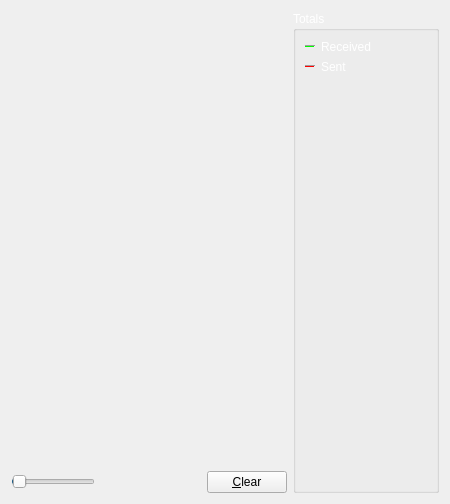
     <widget class="QWidget" name="tab_nettraffic">
      <attribute name="title">
       <string>&amp;Network Traffic</string>
      </attribute>
      <layout class="QHBoxLayout" name="horizontalLayout_3">
       <item>
        <layout class="QVBoxLayout" name="verticalLayout_4">
         <item>
          <widget class="TrafficGraphWidget" name="trafficGraph" native="true">
           <property name="sizePolicy">
            <sizepolicy hsizetype="Expanding" vsizetype="Expanding">
             <horstretch>0</horstretch>
             <verstretch>0</verstretch>
            </sizepolicy>
           </property>
          </widget>
         </item>
         <item>
          <layout class="QHBoxLayout" name="horizontalLayout_2">
           <item>
            <widget class="QSlider" name="sldGraphRange">
             <property name="minimum">
              <number>1</number>
             </property>
             <property name="maximum">
              <number>288</number>
             </property>
             <property name="pageStep">
              <number>12</number>
             </property>
             <property name="value">
              <number>6</number>
             </property>
             <property name="orientation">
              <enum>Qt::Horizontal</enum>
             </property>
            </widget>
           </item>
           <item>
            <widget class="QLabel" name="lblGraphRange">
             <property name="minimumSize">
              <size>
               <width>100</width>
               <height>0</height>
              </size>
             </property>
             <property name="palette">
              <palette>
               <active>
                <colorrole role="WindowText">
                 <brush brushstyle="SolidPattern">
                  <color alpha="255">
                   <red>255</red>
                   <green>255</green>
                   <blue>255</blue>
                  </color>
                 </brush>
                </colorrole>
               </active>
               <inactive>
                <colorrole role="WindowText">
                 <brush brushstyle="SolidPattern">
                  <color alpha="255">
                   <red>255</red>
                   <green>255</green>
                   <blue>255</blue>
                  </color>
                 </brush>
                </colorrole>
               </inactive>
               <disabled>
                <colorrole role="WindowText">
                 <brush brushstyle="SolidPattern">
                  <color alpha="255">
                   <red>120</red>
                   <green>120</green>
                   <blue>120</blue>
                  </color>
                 </brush>
                </colorrole>
               </disabled>
              </palette>
             </property>
             <property name="alignment">
              <set>Qt::AlignCenter</set>
             </property>
            </widget>
           </item>
           <item>
            <widget class="QPushButton" name="btnClearTrafficGraph">
             <property name="text">
              <string>&amp;Clear</string>
             </property>
             <property name="autoDefault">
              <bool>false</bool>
             </property>
            </widget>
           </item>
          </layout>
         </item>
        </layout>
       </item>
       <item>
        <layout class="QVBoxLayout" name="verticalLayout">
         <item>
          <widget class="QGroupBox" name="groupBox">
           <property name="palette">
            <palette>
             <active>
              <colorrole role="WindowText">
               <brush brushstyle="SolidPattern">
                <color alpha="255">
                 <red>255</red>
                 <green>255</green>
                 <blue>255</blue>
                </color>
               </brush>
              </colorrole>
             </active>
             <inactive>
              <colorrole role="WindowText">
               <brush brushstyle="SolidPattern">
                <color alpha="255">
                 <red>255</red>
                 <green>255</green>
                 <blue>255</blue>
                </color>
               </brush>
              </colorrole>
             </inactive>
             <disabled>
              <colorrole role="WindowText">
               <brush brushstyle="SolidPattern">
                <color alpha="255">
                 <red>120</red>
                 <green>120</green>
                 <blue>120</blue>
                </color>
               </brush>
              </colorrole>
             </disabled>
            </palette>
           </property>
           <property name="title">
            <string>Totals</string>
           </property>
           <layout class="QVBoxLayout" name="verticalLayout_5">
            <item>
             <layout class="QHBoxLayout" name="horizontalLayout_4">
              <item>
               <widget class="Line" name="line">
                <property name="sizePolicy">
                 <sizepolicy hsizetype="Fixed" vsizetype="Fixed">
                  <horstretch>0</horstretch>
                  <verstretch>0</verstretch>
                 </sizepolicy>
                </property>
                <property name="minimumSize">
                 <size>
                  <width>10</width>
                  <height>0</height>
                 </size>
                </property>
                <property name="palette">
                 <palette>
                  <active>
                   <colorrole role="Light">
                    <brush brushstyle="SolidPattern">
                     <color alpha="255">
                      <red>0</red>
                      <green>255</green>
                      <blue>0</blue>
                     </color>
                    </brush>
                   </colorrole>
                  </active>
                  <inactive>
                   <colorrole role="Light">
                    <brush brushstyle="SolidPattern">
                     <color alpha="255">
                      <red>0</red>
                      <green>255</green>
                      <blue>0</blue>
                     </color>
                    </brush>
                   </colorrole>
                  </inactive>
                  <disabled>
                   <colorrole role="Light">
                    <brush brushstyle="SolidPattern">
                     <color alpha="255">
                      <red>0</red>
                      <green>255</green>
                      <blue>0</blue>
                     </color>
                    </brush>
                   </colorrole>
                  </disabled>
                 </palette>
                </property>
                <property name="orientation">
                 <enum>Qt::Horizontal</enum>
                </property>
               </widget>
              </item>
              <item>
               <widget class="QLabel" name="label_16">
                <property name="palette">
                 <palette>
                  <active>
                   <colorrole role="WindowText">
                    <brush brushstyle="SolidPattern">
                     <color alpha="255">
                      <red>255</red>
                      <green>255</green>
                      <blue>255</blue>
                     </color>
                    </brush>
                   </colorrole>
                  </active>
                  <inactive>
                   <colorrole role="WindowText">
                    <brush brushstyle="SolidPattern">
                     <color alpha="255">
                      <red>255</red>
                      <green>255</green>
                      <blue>255</blue>
                     </color>
                    </brush>
                   </colorrole>
                  </inactive>
                  <disabled>
                   <colorrole role="WindowText">
                    <brush brushstyle="SolidPattern">
                     <color alpha="255">
                      <red>120</red>
                      <green>120</green>
                      <blue>120</blue>
                     </color>
                    </brush>
                   </colorrole>
                  </disabled>
                 </palette>
                </property>
                <property name="text">
                 <string>Received</string>
                </property>
               </widget>
              </item>
              <item>
               <widget class="QLabel" name="lblBytesIn">
                <property name="minimumSize">
                 <size>
                  <width>50</width>
                  <height>0</height>
                 </size>
                </property>
                <property name="palette">
                 <palette>
                  <active>
                   <colorrole role="WindowText">
                    <brush brushstyle="SolidPattern">
                     <color alpha="255">
                      <red>255</red>
                      <green>255</green>
                      <blue>255</blue>
                     </color>
                    </brush>
                   </colorrole>
                  </active>
                  <inactive>
                   <colorrole role="WindowText">
                    <brush brushstyle="SolidPattern">
                     <color alpha="255">
                      <red>255</red>
                      <green>255</green>
                      <blue>255</blue>
                     </color>
                    </brush>
                   </colorrole>
                  </inactive>
                  <disabled>
                   <colorrole role="WindowText">
                    <brush brushstyle="SolidPattern">
                     <color alpha="255">
                      <red>120</red>
                      <green>120</green>
                      <blue>120</blue>
                     </color>
                    </brush>
                   </colorrole>
                  </disabled>
                 </palette>
                </property>
                <property name="alignment">
                 <set>Qt::AlignRight|Qt::AlignTrailing|Qt::AlignVCenter</set>
                </property>
               </widget>
              </item>
             </layout>
            </item>
            <item>
             <layout class="QHBoxLayout" name="horizontalLayout_5">
              <item>
               <widget class="Line" name="line_2">
                <property name="sizePolicy">
                 <sizepolicy hsizetype="Fixed" vsizetype="Fixed">
                  <horstretch>0</horstretch>
                  <verstretch>0</verstretch>
                 </sizepolicy>
                </property>
                <property name="minimumSize">
                 <size>
                  <width>10</width>
                  <height>0</height>
                 </size>
                </property>
                <property name="palette">
                 <palette>
                  <active>
                   <colorrole role="Light">
                    <brush brushstyle="SolidPattern">
                     <color alpha="255">
                      <red>255</red>
                      <green>0</green>
                      <blue>0</blue>
                     </color>
                    </brush>
                   </colorrole>
                  </active>
                  <inactive>
                   <colorrole role="Light">
                    <brush brushstyle="SolidPattern">
                     <color alpha="255">
                      <red>255</red>
                      <green>0</green>
                      <blue>0</blue>
                     </color>
                    </brush>
                   </colorrole>
                  </inactive>
                  <disabled>
                   <colorrole role="Light">
                    <brush brushstyle="SolidPattern">
                     <color alpha="255">
                      <red>255</red>
                      <green>0</green>
                      <blue>0</blue>
                     </color>
                    </brush>
                   </colorrole>
                  </disabled>
                 </palette>
                </property>
                <property name="orientation">
                 <enum>Qt::Horizontal</enum>
                </property>
               </widget>
              </item>
              <item>
               <widget class="QLabel" name="label_17">
                <property name="palette">
                 <palette>
                  <active>
                   <colorrole role="WindowText">
                    <brush brushstyle="SolidPattern">
                     <color alpha="255">
                      <red>255</red>
                      <green>255</green>
                      <blue>255</blue>
                     </color>
                    </brush>
                   </colorrole>
                  </active>
                  <inactive>
                   <colorrole role="WindowText">
                    <brush brushstyle="SolidPattern">
                     <color alpha="255">
                      <red>255</red>
                      <green>255</green>
                      <blue>255</blue>
                     </color>
                    </brush>
                   </colorrole>
                  </inactive>
                  <disabled>
                   <colorrole role="WindowText">
                    <brush brushstyle="SolidPattern">
                     <color alpha="255">
                      <red>120</red>
                      <green>120</green>
                      <blue>120</blue>
                     </color>
                    </brush>
                   </colorrole>
                  </disabled>
                 </palette>
                </property>
                <property name="text">
                 <string>Sent</string>
                </property>
               </widget>
              </item>
              <item>
               <widget class="QLabel" name="lblBytesOut">
                <property name="minimumSize">
                 <size>
                  <width>50</width>
                  <height>0</height>
                 </size>
                </property>
                <property name="palette">
                 <palette>
                  <active>
                   <colorrole role="WindowText">
                    <brush brushstyle="SolidPattern">
                     <color alpha="255">
                      <red>255</red>
                      <green>255</green>
                      <blue>255</blue>
                     </color>
                    </brush>
                   </colorrole>
                  </active>
                  <inactive>
                   <colorrole role="WindowText">
                    <brush brushstyle="SolidPattern">
                     <color alpha="255">
                      <red>255</red>
                      <green>255</green>
                      <blue>255</blue>
                     </color>
                    </brush>
                   </colorrole>
                  </inactive>
                  <disabled>
                   <colorrole role="WindowText">
                    <brush brushstyle="SolidPattern">
                     <color alpha="255">
                      <red>120</red>
                      <green>120</green>
                      <blue>120</blue>
                     </color>
                    </brush>
                   </colorrole>
                  </disabled>
                 </palette>
                </property>
                <property name="alignment">
                 <set>Qt::AlignRight|Qt::AlignTrailing|Qt::AlignVCenter</set>
                </property>
               </widget>
              </item>
             </layout>
            </item>
            <item>
             <spacer name="verticalSpacer_4">
              <property name="orientation">
               <enum>Qt::Vertical</enum>
              </property>
              <property name="sizeHint" stdset="0">
               <size>
                <width>20</width>
                <height>407</height>
               </size>
              </property>
             </spacer>
            </item>
           </layout>
          </widget>
         </item>
        </layout>
       </item>
      </layout>
     </widget>
